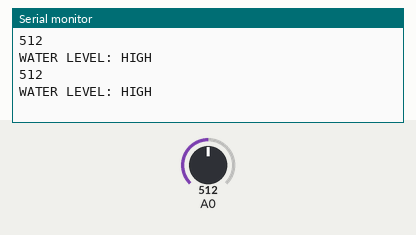
Bench run of a sketch on a simulated Arduino Uno, built with avr-gcc and run on an emulated ATmega328P. On the bench: the last lines printed to the serial monitor. Inputs (shaded band) come from the test bench; at power-on: A0 = 512.

Above: at 1.8 s.
1.9 s: A0 set to 484
At 2.4 s:
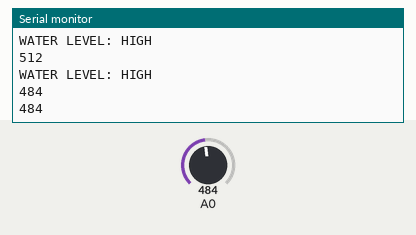
3.4 s: A0 set to 510
At 4.4 s:
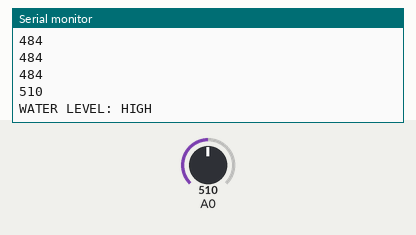
Timing chart, 0 to 6.4 s (numbered marks = the images above; inputs shaded):
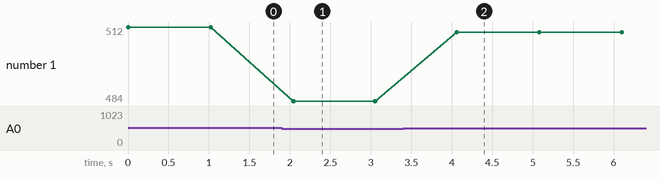

The sketch:

Lab_07_example.ino
```cpp
//Vytis Etchegoyhen & David Tsuchiya
#define RDA 0x80
#define TBE 0x20

volatile unsigned char *myUCSR0A = (unsigned char *)0x00C0;
volatile unsigned char *myUCSR0B = (unsigned char *)0x00C1;
volatile unsigned char *myUCSR0C = (unsigned char *)0x00C2;
volatile unsigned int  *myUBRR0  = (unsigned int *) 0x00C4;
volatile unsigned char *myUDR0   = (unsigned char *)0x00C6;

volatile unsigned char* my_ADMUX = (unsigned char*) 0x7C;
volatile unsigned char* my_ADCSRB = (unsigned char*) 0x7B;
volatile unsigned char* my_ADCSRA = (unsigned char*) 0x7A;
volatile unsigned int* my_ADC_DATA = (unsigned int*) 0x78;

#define threshold_display 500

void setup()
{
  // setup the UART
  U0init(9600);
  // setup the ADC
  adc_init();
}
void loop()
{
  unsigned int voltage;

  // read the water sensor value by calling adc_read() and check the threshold to display the message accordingly
  voltage = adc_read(0);

  Serial.println(voltage);
  //if the value is over the threshold display "Water Level: High" message on the Serial monitor.
  if(voltage > threshold_display){
    U0putchar('W');
    U0putchar('A');
    U0putchar('T');
    U0putchar('E');
    U0putchar('R');
    U0putchar(' ');
    U0putchar('L');
    U0putchar('E');
    U0putchar('V');
    U0putchar('E');
    U0putchar('L');
    U0putchar(':');
    U0putchar(' ');
    U0putchar('H');
    U0putchar('I');
    U0putchar('G');
    U0putchar('H');
    U0putchar('\n');
  }
  //if the value is less than the threshold display the value on the Serial monitor
  else if(voltage < threshold_display){
    unsigned char hundred = voltage/100;
    unsigned char tenth = (voltage/10) % 10;
    unsigned char one = voltage % 10;

    U0putchar(hundred + '0');
    U0putchar(tenth + '0');
    U0putchar(one + '0');
    U0putchar('\n');
  }
  delay(1000);
}
void adc_init() //write your code after each commented line and follow the instruction
{
// setup the A register
  // set bit   7 to 1 to enable the ADC
  *my_ADCSRA |= 0B10000000;
  // clear bit 6 to 0 to disable the ADC trigger mode
  *my_ADCSRA &= 0B10111111;
  // clear bit 5 to 0 to disable the ADC interrupt
  *my_ADCSRA &= 0B11011111;
  // clear bit 0-2 to 0 to set prescaler selection to slow reading
  *my_ADCSRA &= 0B11111000;
// setup the B register
  // clear bit 3 to 0 to reset the channel and gain bits
  *my_ADCSRB &= 0B11110111;
  // clear bit 2-0 to 0 to set free running mode
  *my_ADCSRB &= 0B11111000;
// setup the MUX Register
 // clear bit 7 to 0 for AVCC analog reference
  *my_ADMUX &= 0B01111111;
  // set bit 6 to 1 for AVCC analog reference
  *my_ADMUX |= 0B01000000;
  // clear bit 5 to 0 for right adjust result
  *my_ADMUX &= 0B11011111;
 // clear bit 4-0 to 0 to reset the channel and gain bits
  *my_ADMUX &= 0B11100000;
}
unsigned int adc_read(unsigned char adc_channel_num) //work with channel 0
{
  // clear the channel selection bits (MUX 4:0)
  *my_ADMUX &= 0B11100000;

  // clear the channel selection bits (MUX 5) hint: it's not in the ADMUX register
  // set the channel selection bits for channel 0
  *my_ADCSRB &= 0B11110111;
  // set bit 6 of ADCSRA to 1 to start a conversion
  *my_ADMUX += adc_channel_num;
  *my_ADCSRA |= 0x40;
  // wait for the conversion to complete

  while((*my_ADCSRA & 0x40) != 0);
  // return the result in the ADC data register and format the data based on right justification (check the lecture slide)

  //unsigned int val = ??
  return (*my_ADC_DATA & 0x03FF);
}

void U0init(int U0baud)
{
 unsigned long FCPU = 16000000;
 unsigned int tbaud;
 tbaud = (FCPU / 16 / U0baud - 1);
 // Same as (FCPU / (16 * U0baud)) - 1;
 *myUCSR0A = 0x20;
 *myUCSR0B = 0x18;
 *myUCSR0C = 0x06;
 *myUBRR0  = tbaud;
}
unsigned char U0kbhit()
{
  return *myUCSR0A & RDA;
}

unsigned char U0getchar()
{
  return *myUDR0;
}

void U0putchar(unsigned char U0pdata)
{
  while((*myUCSR0A & TBE)==0);
  *myUDR0 = U0pdata;
}
```

Measured:
- the behaviour switches between 501 and 500 on A0 (found by bisection; images 0 and 1)
- after the input at 1.9 s, the serial monitor: prints a new line after 0.14 s (image 1)
- after the input at 3.4 s, the serial monitor: prints a new line after 0.66 s (image 2)
- plotted number 1: 512 → 484 after the input at 1.9 s, 484 → 510 after the input at 3.4 s
